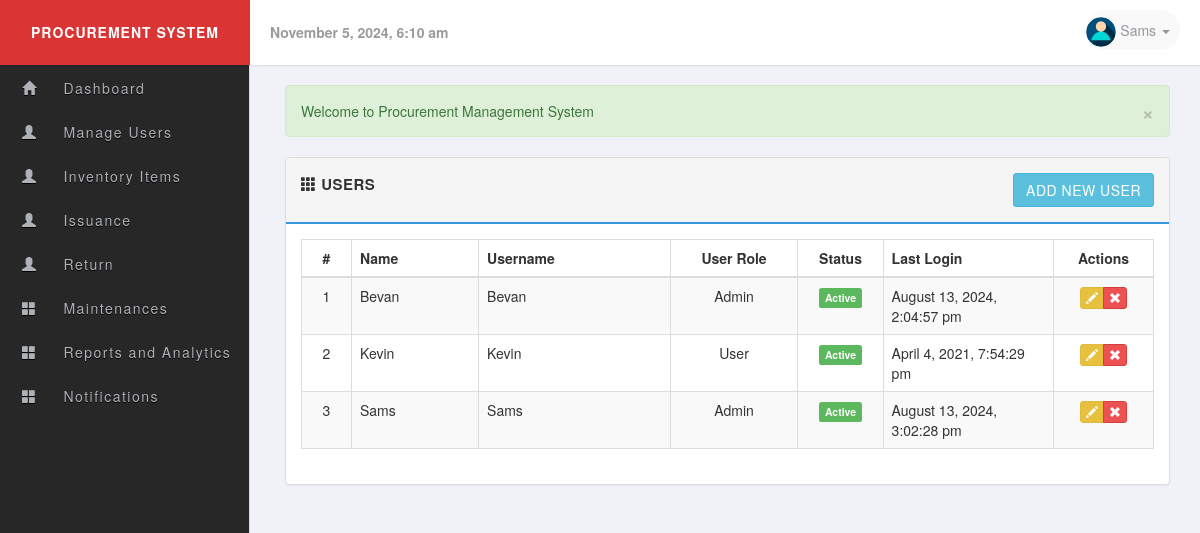
/users.php (signed in), run on the app's committed database.
### tables this page shows
CREATE TABLE `users` (
  `id` int(11) UNSIGNED NOT NULL,
  `name` varchar(60) NOT NULL,
  `username` varchar(50) NOT NULL,
  `email` varchar(255) NOT NULL,
  `password` varchar(255) NOT NULL,
  `user_level` int(11) NOT NULL,
  `image` varchar(255) DEFAULT 'no_image.jpg',
  `status` int(1) NOT NULL,
  `last_login` datetime DEFAULT NULL
);

CREATE TABLE `user_groups` (
  `id` int(11) NOT NULL,
  `group_name` varchar(150) NOT NULL,
  `group_level` int(11) NOT NULL,
  `group_status` int(1) NOT NULL
);

### includes/session.php (called while the page is built, shortened)
<?php
class Session {
 public $msg;
 private $user_is_logged_in = false;
  public function isUserLoggedIn(){
    return $this->user_is_logged_in;
  }
  private function userLoginSetup()
  {
    if(isset($_SESSION['user_id']))
    {
      $this->user_is_logged_in = true;
    } else {
      $this->user_is_logged_in = false;
    }
  }
  public function msg($type ='', $msg =''){
    if(!empty($msg)){
       if(strlen(trim($type)) == 1){
         $type = str_replace( array('d', 'i', 'w','s'), array('danger', 'info', 'warning','success'), $type );
       }
       $_SESSION['msg'][$type] = $msg;
    } else {
      return $this->msg;
    }
  }
  private function flash_msg(){
    if(isset($_SESSION['msg'])) {
      $this->msg = $_SESSION['msg'];
    } else {
      $this->msg;
    }
  }
}
$session = new Session();
$msg = $session->msg();
?>

### includes/sql.php (called while the page is built, shortened)
<?php
  require_once('includes/load.php');
  require_once('includes/database.php');
function find_by_sql($sql)
{
    global $db;
    $result = $db->query($sql);
    $result_set = $db->while_loop($result);
    return $result_set;
}
function find_by_id($table,$id)
{
  global $db;
  $id = (int)$id;
    if(tableExists($table)){
          $sql = $db->query("SELECT * FROM {$db->escape($table)} WHERE id='{$db->escape($id)}' LIMIT 1");
          if($result = $db->fetch_assoc($sql))
            return $result;
          else
            return null;
     }
}
function tableExists($table){
  global $db;
  $table_exit = $db->query('SHOW TABLES LIKE "'.$db->escape($table).'"');
  if($table_exit) {
    return ($db->num_rows($table_exit) > 0);
  }
  return false;
}
  function current_user(){
      static $current_user;
      if(!$current_user){
         if(isset($_SESSION['user_id'])):
             $user_id = intval($_SESSION['user_id']);
             $current_user = find_by_id('users',$user_id);
        endif;
      }
    return $current_user;
  }
  function find_all_user(){
      $sql = "SELECT u.id,u.name,u.username,u.user_level,u.status,u.last_login,";
      $sql .="g.group_name ";
      $sql .="FROM users u ";
      $sql .="LEFT JOIN user_groups g ";
      $sql .="ON g.group_level=u.user_level ORDER BY u.name ASC";
      $result = find_by_sql($sql);
      return $result;
  }
  function find_by_groupLevel($level)
  {
    global $db;
    $sql = "SELECT group_level FROM user_groups WHERE group_level = '{$db->escape($level)}' LIMIT 1 ";
    $result = $db->query($sql);
    return($db->num_rows($result) === 0 ? true : false);
  }
   function page_require_level($require_level){
     global $session;
     $current_user = current_user();
     $login_level = find_by_groupLevel($current_user['user_level']);
     if (!$session->isUserLoggedIn(true)):
            $session->msg('d','Please login...');
            redirect('index.php', false);
     elseif($login_level['group_status'] === '0'):
           $session->msg('d','This level user has been band!');
           redirect('home.php',false);
     elseif($current_user['user_level'] <= (int)$require_level):
              return true;
      else:
            $session->msg("d", "Sorry! you dont have permission to view the page.");
            redirect('home.php', false);
        endif;
     }
?>

### includes/database.php (called while the page is built, shortened)
<?php
class MySqli_DB {
    private $con;
    public $query_id;
    public function db_connect() {
        $this->con = new mysqli(DB_HOST, DB_USER, DB_PASS, DB_NAME);
    }
    public function query($sql) {
        if (trim($sql) != "") {
            $this->query_id = $this->con->query($sql);
        }
        return $this->query_id;
    }
    public function fetch_array($statement) {
        return mysqli_fetch_array($statement);
    }
    public function fetch_assoc($statement) {
        return mysqli_fetch_assoc($statement);
    }
    public function num_rows($statement) {
        return mysqli_num_rows($statement);
    }
    public function escape($str) {
        return $this->con->real_escape_string($str);
    }
    public function while_loop($loop) {
        $results = array();
        while ($result = $this->fetch_array($loop)) {
            $results[] = $result;
        }
        return $results;
    }
}
$db = new MySqli_DB();
?>

### users.php (the view, shortened to what this page needs)
<?php
  require_once('includes/load.php');
?>
<?php
 page_require_level(1);
 $all_users = find_all_user();
?>
<?php include_once('layouts/header.php'); ?>
<div class="row">
   <div class="col-md-12">
     <?php echo display_msg($msg); ?>
   </div>
</div>
<div class="row">
  <div class="col-md-12">
    <div class="panel panel-default">
      <div class="panel-heading clearfix">
        <strong>
          <span class="glyphicon glyphicon-th"></span>
          <span>Users</span>
       </strong>
         <a href="add_user.php" class="btn btn-info pull-right">Add New User</a>
      </div>
     <div class="panel-body">
      <table class="table table-bordered table-striped">
        <thead>
          <tr>
            <th class="text-center" style="width: 50px;">#</th>
            <th>Name </th>
            <th>Username</th>
            <th class="text-center" style="width: 15%;">User Role</th>
            <th class="text-center" style="width: 10%;">Status</th>
            <th style="width: 20%;">Last Login</th>
            <th class="text-center" style="width: 100px;">Actions</th>
          </tr>
        </thead>
        <tbody>
        <?php foreach($all_users as $a_user): ?>
          <tr>
           <td class="text-center"><?php echo count_id();?></td>
           <td><?php echo remove_junk(ucwords($a_user['name']))?></td>
           <td><?php echo remove_junk(ucwords($a_user['username']))?></td>
           <td class="text-center"><?php echo remove_junk(ucwords($a_user['group_name']))?></td>
           <td class="text-center">
           <?php if($a_user['status'] === '1'): ?>
            <span class="label label-success"><?php echo "Active"; ?></span>
          <?php else: ?>
            <span class="label label-danger"><?php echo "Deactive"; ?></span>
          <?php endif;?>
           </td>
           <td><?php echo read_date($a_user['last_login'])?></td>
           <td class="text-center">
             <div class="btn-group">
                <a href="edit_user.php?id=<?php echo (int)$a_user['id'];?>" class="btn btn-xs btn-warning" data-toggle="tooltip" title="Edit">
                  <i class="glyphicon glyphicon-pencil"></i>
               </a>
                <a href="delete_user.php?id=<?php echo (int)$a_user['id'];?>" class="btn btn-xs btn-danger" data-toggle="tooltip" title="Remove">
                  <i class="glyphicon glyphicon-remove"></i>
                </a>
                </div>
           </td>
          </tr>
        <?php endforeach;?>
       </tbody>
     </table>
     </div>
    </div>
  </div>
</div>
  <?php include_once('layouts/footer.php'); ?>

### layouts/header.php (shortened to what this page needs)
<?php $user = current_user(); ?>
<!DOCTYPE html>
  <html lang="en">
    <head>
    <link rel="stylesheet" href="https://maxcdn.bootstrapcdn.com/bootstrap/3.3.4/css/bootstrap.min.css"/>
    <link rel="stylesheet" href="//cdnjs.cloudflare.com/ajax/libs/bootstrap-datepicker/1.3.0/css/datepicker3.min.css" />
    <link rel="stylesheet" href="libs/css/main.css" />
  </head>
  <body>
  <?php  if ($session->isUserLoggedIn(true)): ?>
    <header id="header">
      <div class="logo pull-left"> Procurement System</div>
      <div class="header-content">
      <div class="header-date pull-left">
        <strong><?php echo date("F j, Y, g:i a");?></strong>
      </div>
      <div class="pull-right clearfix">
        <ul class="info-menu list-inline list-unstyled">
          <li class="profile">
            <a href="#" data-toggle="dropdown" class="toggle" aria-expanded="false">
              <img src="uploads/users/<?php echo $user['image'];?>" alt="user-image" class="img-circle img-inline">
              <span><?php echo remove_junk(ucfirst($user['name'])); ?> <i class="caret"></i></span>
            </a>
          </li>
        </ul>
      </div>
     </div>
    </header>
    <div class="sidebar">
      <?php if($user['user_level'] === '1'): ?>
      <?php include_once('admin_menu.php');?>
      <?php elseif($user['user_level'] === '2'): ?>
      <?php include_once('special_menu.php');?>
      <?php elseif($user['user_level'] === '3'): ?>
      <?php include_once('user_menu.php');?>
      <?php endif;?>
   </div>
<?php endif;?>
<div class="page">
  <div class="container-fluid">

### libs/css/main.css (style rules this page uses)
body { font-family: 'Helvetica Neue', Helvetica, Arial, sans-serif; font-weight: 400; overflow-x: hidden; overflow-y: auto; background: #f1f2f7; height: 100%; width: 100%; }
a { color: #777; text-decoration: none; }
.page { position: relative; display: block; top: 50px; left: 0; padding: 35px 15px 20px 270px; }
.text-center { text-align: center; }
.panel-default >.panel-heading { background-color: #f5f5f5; border-bottom: 2px solid #3498DB; font-size: 15px; text-transform: uppercase; letter-spacing: .5px; padding: 15px; }
#header { position: fixed; z-index: 99; top: 0; left: 0; background-color: #fff; width: 100%; height: 65px; line-height: 65px; box-shadow: 0 1px 2px rgba(0,0,0,0.1); }
header > .logo { color: #fff; text-align: center; font-weight: 700; text-transform: uppercase; letter-spacing: 1px; display: inline-block; width: 250px; background-color: #db3434; }
.header-date { color: #9b9b9b; margin-left: 20px; }
.info-menu { height: 60px; margin: 0; line-height: 60px; padding: 0 15px; }
.info-menu li.profile { position: relative; }
.profile a.toggle { text-decoration: none; text-align: center; font-size: 14px; color: rgba(150, 150, 158, 1.0); position: relative; padding: 10px 10px 10px 0; margin: 0; background: #f9f9f9; border-radius: 30px; }
.info-menu li.profile a img { width: 30px; height: 30px; }
.sidebar { position: fixed; z-index: 10; left: 0; top: 0; padding: 65px 0 0; height: 100%; width: 250px; background: #272727; border-right: 1px solid #ddd; text-align: center; }
.btn { border-radius: 3px; transition: all 300ms ease-in-out; }
.btn-warning { background-color: #e7c13e; border-color: #dfba3c; }
.btn-danger { background-color: #ed5153; }

### data on the page
users: image (placeholder picture), name "Sams", count_id "3", username "Sams", user_level.group_name "Admin", status "Active", last_login "August 13, 2024, 3:02:28 pm"
users: count_id "1", name "Bevan", username "Bevan", user_level.group_name "Admin", status "Active", last_login "August 13, 2024, 2:04:57 pm"
users: count_id "2", name "Kevin", username "Kevin", user_level.group_name "User", status "Active", last_login "April 4, 2021, 7:54:29 pm"

### other printed values
display_msg($msg) "Welcome to Procurement Management System"
